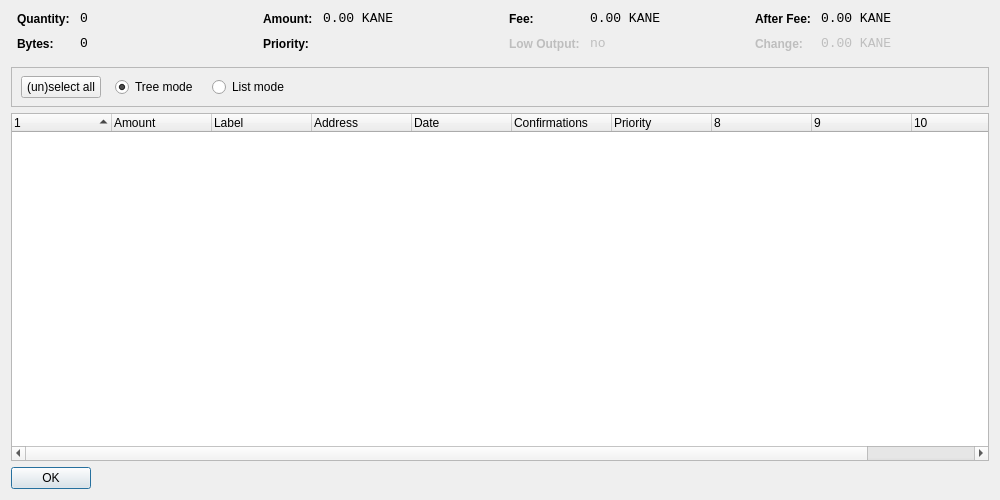
<?xml version="1.0" encoding="UTF-8"?>
<ui version="4.0">
 <class>CoinControlDialog</class>
 <widget class="QDialog" name="CoinControlDialog">
  <property name="geometry">
   <rect>
    <x>0</x>
    <y>0</y>
    <width>1000</width>
    <height>500</height>
   </rect>
  </property>
  <property name="windowTitle">
   <string>Coin Control</string>
  </property>
  <layout class="QVBoxLayout" name="verticalLayout">
   <item>
    <layout class="QHBoxLayout" name="horizontalLayoutTop" stretch="0,0,0,0">
     <property name="topMargin">
      <number>0</number>
     </property>
     <property name="bottomMargin">
      <number>10</number>
     </property>
     <item>
      <layout class="QFormLayout" name="formLayoutCoinControl1">
       <property name="horizontalSpacing">
        <number>10</number>
       </property>
       <property name="verticalSpacing">
        <number>10</number>
       </property>
       <property name="leftMargin">
        <number>6</number>
       </property>
       <property name="rightMargin">
        <number>6</number>
       </property>
       <item row="0" column="0">
        <widget class="QLabel" name="labelCoinControlQuantityText">
         <property name="styleSheet">
          <string notr="true">font-weight:bold;</string>
         </property>
         <property name="text">
          <string>Quantity:</string>
         </property>
        </widget>
       </item>
       <item row="0" column="1">
        <widget class="QLabel" name="labelCoinControlQuantity">
         <property name="font">
          <font>
           <family>Monospace</family>
           <pointsize>10</pointsize>
          </font>
         </property>
         <property name="cursor">
          <cursorShape>IBeamCursor</cursorShape>
         </property>
         <property name="contextMenuPolicy">
          <enum>Qt::ActionsContextMenu</enum>
         </property>
         <property name="text">
          <string notr="true">0</string>
         </property>
         <property name="textInteractionFlags">
          <set>Qt::LinksAccessibleByMouse|Qt::TextSelectableByKeyboard|Qt::TextSelectableByMouse</set>
         </property>
        </widget>
       </item>
       <item row="1" column="0">
        <widget class="QLabel" name="labelCoinControlBytesText">
         <property name="styleSheet">
          <string notr="true">font-weight:bold;</string>
         </property>
         <property name="text">
          <string>Bytes:</string>
         </property>
        </widget>
       </item>
       <item row="1" column="1">
        <widget class="QLabel" name="labelCoinControlBytes">
         <property name="font">
          <font>
           <family>Monospace</family>
           <pointsize>10</pointsize>
          </font>
         </property>
         <property name="cursor">
          <cursorShape>IBeamCursor</cursorShape>
         </property>
         <property name="contextMenuPolicy">
          <enum>Qt::ActionsContextMenu</enum>
         </property>
         <property name="text">
          <string notr="true">0</string>
         </property>
         <property name="textInteractionFlags">
          <set>Qt::LinksAccessibleByMouse|Qt::TextSelectableByKeyboard|Qt::TextSelectableByMouse</set>
         </property>
        </widget>
       </item>
      </layout>
     </item>
     <item>
      <layout class="QFormLayout" name="formLayoutCoinControl2">
       <property name="horizontalSpacing">
        <number>10</number>
       </property>
       <property name="verticalSpacing">
        <number>10</number>
       </property>
       <property name="leftMargin">
        <number>6</number>
       </property>
       <property name="rightMargin">
        <number>6</number>
       </property>
       <item row="0" column="0">
        <widget class="QLabel" name="labelCoinControlAmountText">
         <property name="styleSheet">
          <string notr="true">font-weight:bold;</string>
         </property>
         <property name="text">
          <string>Amount:</string>
         </property>
        </widget>
       </item>
       <item row="0" column="1">
        <widget class="QLabel" name="labelCoinControlAmount">
         <property name="font">
          <font>
           <family>Monospace</family>
           <pointsize>10</pointsize>
          </font>
         </property>
         <property name="cursor">
          <cursorShape>IBeamCursor</cursorShape>
         </property>
         <property name="contextMenuPolicy">
          <enum>Qt::ActionsContextMenu</enum>
         </property>
         <property name="text">
          <string notr="true">0.00 KANE</string>
         </property>
         <property name="textInteractionFlags">
          <set>Qt::LinksAccessibleByMouse|Qt::TextSelectableByKeyboard|Qt::TextSelectableByMouse</set>
         </property>
        </widget>
       </item>
       <item row="1" column="0">
        <widget class="QLabel" name="labelCoinControlPriorityText">
         <property name="styleSheet">
          <string notr="true">font-weight:bold;</string>
         </property>
         <property name="text">
          <string>Priority:</string>
         </property>
        </widget>
       </item>
       <item row="1" column="1">
        <widget class="QLabel" name="labelCoinControlPriority">
         <property name="font">
          <font>
           <family>Monospace</family>
           <pointsize>10</pointsize>
          </font>
         </property>
         <property name="cursor">
          <cursorShape>IBeamCursor</cursorShape>
         </property>
         <property name="contextMenuPolicy">
          <enum>Qt::ActionsContextMenu</enum>
         </property>
         <property name="text">
          <string/>
         </property>
         <property name="textInteractionFlags">
          <set>Qt::LinksAccessibleByMouse|Qt::TextSelectableByKeyboard|Qt::TextSelectableByMouse</set>
         </property>
        </widget>
       </item>
      </layout>
     </item>
     <item>
      <layout class="QFormLayout" name="formLayoutCoinControl3">
       <property name="horizontalSpacing">
        <number>10</number>
       </property>
       <property name="verticalSpacing">
        <number>10</number>
       </property>
       <property name="leftMargin">
        <number>6</number>
       </property>
       <property name="rightMargin">
        <number>6</number>
       </property>
       <item row="0" column="0">
        <widget class="QLabel" name="labelCoinControlFeeText">
         <property name="styleSheet">
          <string notr="true">font-weight:bold;</string>
         </property>
         <property name="text">
          <string>Fee:</string>
         </property>
        </widget>
       </item>
       <item row="0" column="1">
        <widget class="QLabel" name="labelCoinControlFee">
         <property name="font">
          <font>
           <family>Monospace</family>
           <pointsize>10</pointsize>
          </font>
         </property>
         <property name="cursor">
          <cursorShape>IBeamCursor</cursorShape>
         </property>
         <property name="contextMenuPolicy">
          <enum>Qt::ActionsContextMenu</enum>
         </property>
         <property name="text">
          <string notr="true">0.00 KANE</string>
         </property>
         <property name="textInteractionFlags">
          <set>Qt::LinksAccessibleByMouse|Qt::TextSelectableByKeyboard|Qt::TextSelectableByMouse</set>
         </property>
        </widget>
       </item>
       <item row="1" column="0">
        <widget class="QLabel" name="labelCoinControlLowOutputText">
         <property name="enabled">
          <bool>false</bool>
         </property>
         <property name="styleSheet">
          <string notr="true">font-weight:bold;</string>
         </property>
         <property name="text">
          <string>Low Output:</string>
         </property>
        </widget>
       </item>
       <item row="1" column="1">
        <widget class="QLabel" name="labelCoinControlLowOutput">
         <property name="enabled">
          <bool>false</bool>
         </property>
         <property name="font">
          <font>
           <family>Monospace</family>
           <pointsize>10</pointsize>
          </font>
         </property>
         <property name="cursor">
          <cursorShape>IBeamCursor</cursorShape>
         </property>
         <property name="contextMenuPolicy">
          <enum>Qt::ActionsContextMenu</enum>
         </property>
         <property name="text">
          <string notr="true">no</string>
         </property>
         <property name="textInteractionFlags">
          <set>Qt::LinksAccessibleByMouse|Qt::TextSelectableByKeyboard|Qt::TextSelectableByMouse</set>
         </property>
        </widget>
       </item>
      </layout>
     </item>
     <item>
      <layout class="QFormLayout" name="formLayoutCoinControl4">
       <property name="horizontalSpacing">
        <number>10</number>
       </property>
       <property name="verticalSpacing">
        <number>10</number>
       </property>
       <property name="leftMargin">
        <number>6</number>
       </property>
       <property name="rightMargin">
        <number>6</number>
       </property>
       <item row="0" column="0">
        <widget class="QLabel" name="labelCoinControlAfterFeeText">
         <property name="styleSheet">
          <string notr="true">font-weight:bold;</string>
         </property>
         <property name="text">
          <string>After Fee:</string>
         </property>
        </widget>
       </item>
       <item row="0" column="1">
        <widget class="QLabel" name="labelCoinControlAfterFee">
         <property name="font">
          <font>
           <family>Monospace</family>
           <pointsize>10</pointsize>
          </font>
         </property>
         <property name="cursor">
          <cursorShape>IBeamCursor</cursorShape>
         </property>
         <property name="contextMenuPolicy">
          <enum>Qt::ActionsContextMenu</enum>
         </property>
         <property name="text">
          <string notr="true">0.00 KANE</string>
         </property>
         <property name="textInteractionFlags">
          <set>Qt::LinksAccessibleByMouse|Qt::TextSelectableByKeyboard|Qt::TextSelectableByMouse</set>
         </property>
        </widget>
       </item>
       <item row="1" column="0">
        <widget class="QLabel" name="labelCoinControlChangeText">
         <property name="enabled">
          <bool>false</bool>
         </property>
         <property name="styleSheet">
          <string notr="true">font-weight:bold;</string>
         </property>
         <property name="text">
          <string>Change:</string>
         </property>
        </widget>
       </item>
       <item row="1" column="1">
        <widget class="QLabel" name="labelCoinControlChange">
         <property name="enabled">
          <bool>false</bool>
         </property>
         <property name="font">
          <font>
           <family>Monospace</family>
           <pointsize>10</pointsize>
          </font>
         </property>
         <property name="cursor">
          <cursorShape>IBeamCursor</cursorShape>
         </property>
         <property name="contextMenuPolicy">
          <enum>Qt::ActionsContextMenu</enum>
         </property>
         <property name="text">
          <string notr="true">0.00 KANE</string>
         </property>
         <property name="textInteractionFlags">
          <set>Qt::LinksAccessibleByMouse|Qt::TextSelectableByKeyboard|Qt::TextSelectableByMouse</set>
         </property>
        </widget>
       </item>
      </layout>
     </item>
    </layout>
   </item>
   <item>
    <widget class="QFrame" name="frame">
     <property name="minimumSize">
      <size>
       <width>0</width>
       <height>40</height>
      </size>
     </property>
     <property name="frameShape">
      <enum>QFrame::StyledPanel</enum>
     </property>
     <property name="frameShadow">
      <enum>QFrame::Sunken</enum>
     </property>
     <widget class="QWidget" name="horizontalLayoutWidget">
      <property name="geometry">
       <rect>
        <x>10</x>
        <y>0</y>
        <width>781</width>
        <height>41</height>
       </rect>
      </property>
      <layout class="QHBoxLayout" name="horizontalLayoutPanel" stretch="0,0,0,0,0">
       <property name="spacing">
        <number>14</number>
       </property>
       <item>
        <widget class="QPushButton" name="pushButtonSelectAll">
         <property name="sizePolicy">
          <sizepolicy hsizetype="Maximum" vsizetype="Fixed">
           <horstretch>0</horstretch>
           <verstretch>0</verstretch>
          </sizepolicy>
         </property>
         <property name="text">
          <string>(un)select all</string>
         </property>
        </widget>
       </item>
       <item>
        <widget class="QRadioButton" name="radioTreeMode">
         <property name="sizePolicy">
          <sizepolicy hsizetype="Maximum" vsizetype="Fixed">
           <horstretch>0</horstretch>
           <verstretch>0</verstretch>
          </sizepolicy>
         </property>
         <property name="text">
          <string>Tree mode</string>
         </property>
         <property name="checked">
          <bool>true</bool>
         </property>
        </widget>
       </item>
       <item>
        <widget class="QRadioButton" name="radioListMode">
         <property name="sizePolicy">
          <sizepolicy hsizetype="Maximum" vsizetype="Fixed">
           <horstretch>0</horstretch>
           <verstretch>0</verstretch>
          </sizepolicy>
         </property>
         <property name="text">
          <string>List mode</string>
         </property>
        </widget>
       </item>
       <item>
        <spacer name="horizontalSpacer">
         <property name="orientation">
          <enum>Qt::Horizontal</enum>
         </property>
         <property name="sizeHint" stdset="0">
          <size>
           <width>40</width>
           <height>20</height>
          </size>
         </property>
        </spacer>
       </item>
      </layout>
     </widget>
    </widget>
   </item>
   <item>
    <widget class="CoinControlTreeWidget" name="treeWidget">
     <property name="contextMenuPolicy">
      <enum>Qt::CustomContextMenu</enum>
     </property>
     <property name="sortingEnabled">
      <bool>false</bool>
     </property>
     <property name="columnCount">
      <number>11</number>
     </property>
     <attribute name="headerShowSortIndicator" stdset="0">
      <bool>true</bool>
     </attribute>
     <attribute name="headerStretchLastSection">
      <bool>false</bool>
     </attribute>
     <column>
      <property name="text">
       <string/>
      </property>
     </column>
     <column>
      <property name="text">
       <string>Amount</string>
      </property>
     </column>
     <column>
      <property name="text">
       <string>Label</string>
      </property>
     </column>
     <column>
      <property name="text">
       <string>Address</string>
      </property>
     </column>
     <column>
      <property name="text">
       <string>Date</string>
      </property>
     </column>
     <column>
      <property name="text">
       <string>Confirmations</string>
      </property>
      <property name="toolTip">
       <string>Confirmed</string>
      </property>
     </column>
     <column>
      <property name="text">
       <string>Priority</string>
      </property>
     </column>
     <column>
      <property name="text">
       <string/>
      </property>
     </column>
     <column>
      <property name="text">
       <string/>
      </property>
     </column>
     <column>
      <property name="text">
       <string/>
      </property>
     </column>
     <column>
      <property name="text">
       <string/>
      </property>
     </column>
    </widget>
   </item>
   <item>
    <widget class="QDialogButtonBox" name="buttonBox">
     <property name="sizePolicy">
      <sizepolicy hsizetype="Maximum" vsizetype="Fixed">
       <horstretch>0</horstretch>
       <verstretch>0</verstretch>
      </sizepolicy>
     </property>
     <property name="orientation">
      <enum>Qt::Horizontal</enum>
     </property>
     <property name="standardButtons">
      <set>QDialogButtonBox::Ok</set>
     </property>
    </widget>
   </item>
  </layout>
 </widget>
 <customwidgets>
  <customwidget>
   <class>CoinControlTreeWidget</class>
   <extends>QTreeWidget</extends>
   <header>coincontroltreewidget.h</header>
  </customwidget>
 </customwidgets>
 <resources/>
 <connections/>
</ui>
